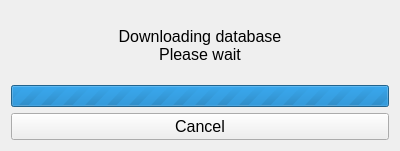
<?xml version="1.0" encoding="UTF-8"?>
<ui version="4.0">
 <class>Form</class>
 <widget class="QWidget" name="Form">
  <property name="geometry">
   <rect>
    <x>0</x>
    <y>0</y>
    <width>400</width>
    <height>151</height>
   </rect>
  </property>
  <property name="windowTitle">
   <string>Download database</string>
  </property>
  <property name="styleSheet">
   <string notr="true"/>
  </property>
  <layout class="QVBoxLayout" name="verticalLayout">
   <property name="sizeConstraint">
    <enum>QLayout::SetDefaultConstraint</enum>
   </property>
   <item>
    <widget class="QLabel" name="label">
     <property name="font">
      <font>
       <pointsize>12</pointsize>
      </font>
     </property>
     <property name="text">
      <string>Downloading database
Please wait</string>
     </property>
     <property name="alignment">
      <set>Qt::AlignCenter</set>
     </property>
    </widget>
   </item>
   <item>
    <widget class="QProgressBar" name="progressBar">
     <property name="minimum">
      <number>0</number>
     </property>
     <property name="maximum">
      <number>0</number>
     </property>
     <property name="value">
      <number>-1</number>
     </property>
     <property name="textVisible">
      <bool>false</bool>
     </property>
    </widget>
   </item>
   <item>
    <widget class="QPushButton" name="cancel_btn">
     <property name="font">
      <font>
       <pointsize>12</pointsize>
      </font>
     </property>
     <property name="styleSheet">
      <string notr="true"/>
     </property>
     <property name="text">
      <string>Cancel</string>
     </property>
     <property name="autoDefault">
      <bool>true</bool>
     </property>
     <property name="default">
      <bool>false</bool>
     </property>
     <property name="flat">
      <bool>false</bool>
     </property>
    </widget>
   </item>
  </layout>
 </widget>
 <resources/>
 <connections/>
</ui>
